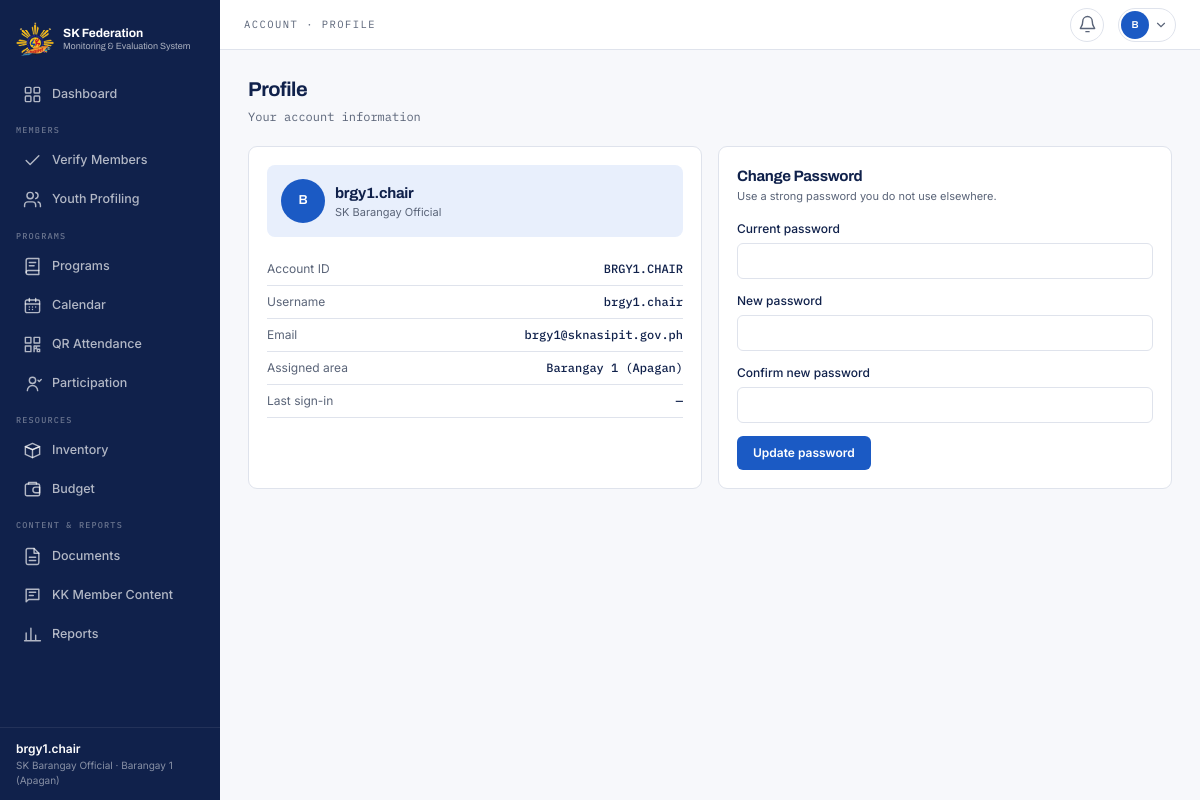
The app's page /account.php (signed in) with its own data.
### tables this page shows
CREATE TABLE users (
  user_id              INT(11)      NOT NULL AUTO_INCREMENT,
  role_id              INT(11)      NOT NULL,
  barangay_id          INT(11)      DEFAULT NULL,
  verified_by          INT(11)      DEFAULT NULL,
  username             VARCHAR(50)  NOT NULL,
  email                VARCHAR(150) NOT NULL,
  password_hash        VARCHAR(255) NOT NULL,
  verification_status  VARCHAR(20)  NOT NULL DEFAULT 'pending',
  date_verified        DATETIME     DEFAULT NULL,
  rejection_reason     VARCHAR(255) DEFAULT NULL,
  is_active            TINYINT(1)   NOT NULL DEFAULT 1,
  last_login           DATETIME     DEFAULT NULL,
  date_created         DATETIME     NOT NULL DEFAULT CURRENT_TIMESTAMP,
  PRIMARY KEY (user_id),
  UNIQUE KEY uq_users_username (username),
  UNIQUE KEY uq_users_email (email),
  KEY fk_users_role (role_id),
  KEY fk_users_barangay (barangay_id),
  KEY fk_users_verifier (verified_by),
  CONSTRAINT fk_users_role     FOREIGN KEY (role_id)     REFERENCES roles (role_id),
  CONSTRAINT fk_users_barangay FOREIGN KEY (barangay_id) REFERENCES barangays (barangay_id),
  CONSTRAINT fk_users_verifier FOREIGN KEY (verified_by) REFERENCES users (user_id),
  CONSTRAINT chk_users_status  CHECK (verification_status IN ('pending','verified','rejected'))
);

CREATE TABLE barangays (
  barangay_id    INT(11)      NOT NULL AUTO_INCREMENT,
  barangay_name  VARCHAR(100) NOT NULL,
  municipality   VARCHAR(100) NOT NULL DEFAULT 'Nasipit',
  chairman_id    INT(11)      DEFAULT NULL,    
  PRIMARY KEY (barangay_id),
  UNIQUE KEY uq_barangay (barangay_name, municipality),
  KEY fk_barangay_chairman (chairman_id),
  CONSTRAINT fk_barangay_chairman FOREIGN KEY (chairman_id) REFERENCES users (user_id) ON DELETE SET NULL
);

### config/database.php (called while the page is built, shortened)
<?php
function db(): PDO
{
    static $pdo = null;
    if ($pdo === null) {
        $dsn = 'mysql:host=' . DB_HOST . ';port=' . DB_PORT . ';dbname=' . DB_NAME . ';charset=utf8mb4';
        try {
            $pdo = new PDO($dsn, DB_USER, DB_PASS, [
                PDO::ATTR_ERRMODE            => PDO::ERRMODE_EXCEPTION,
                PDO::ATTR_DEFAULT_FETCH_MODE => PDO::FETCH_ASSOC,
                PDO::ATTR_EMULATE_PREPARES   => false,
            ]);
            $pdo->exec("SET time_zone = '+08:00'");
        } catch (PDOException $e) {
            http_response_code(500);
            error_log('Database connection failed: ' . $e->getMessage());
            exit('The database is not available. Check that MySQL is running in XAMPP and that database/schema.sql has been imported.');
        }
    }
    return $pdo;
}
function q(string $sql, array $params = []): PDOStatement
{
    $stmt = db()->prepare($sql);
    $stmt->execute($params);
    return $stmt;
}
function q_all(string $sql, array $params = []): array
{
    return q($sql, $params)->fetchAll();
}
function q_one(string $sql, array $params = []): ?array
{
    $row = q($sql, $params)->fetch();
    return $row === false ? null : $row;
}

### includes/auth.php (called while the page is built, shortened)
<?php
require_once __DIR__ . '/helpers.php';
function current_user(bool $refresh = false): ?array
{
    static $user = false;
    if ($user !== false && !$refresh) {
        return $user;
    }
    $user = null;
    if (!empty($_SESSION['user_id'])) {
        $row = q_one(
            'SELECT u.*, b.barangay_name, p.profile_id, p.full_name, p.date_encoded
               FROM users u
               LEFT JOIN barangays b ON b.barangay_id = u.barangay_id
               LEFT JOIN youth_profiles p ON p.user_id = u.user_id
              WHERE u.user_id = ?',
            [$_SESSION['user_id']]
        );
        if ($row && (int) $row['is_active'] === 1 && $row['verification_status'] === 'verified'
            && ((int) $row['role_id'] === ROLE_ADMIN || setting('maintenance_mode') !== '1')) {
            $user = $row;
        } else {
            $_SESSION = [];
        }
    }
    return $user;
}
function role(): int
{
    return (int) (current_user()['role_id'] ?? 0);
}
function display_name(?array $u = null): string
{
    $u = $u ?? current_user();
    return $u['full_name'] ?: $u['username'];
}
function home_url(int $role): string
{
    return [
        ROLE_ADMIN => 'admin/index.php',
        ROLE_FEDERATION => 'federation/index.php',
        ROLE_BARANGAY => 'barangay/index.php',
        ROLE_MEMBER => 'member/index.php',
    ][$role] ?? 'index.php';
}
function require_login(): array
{
    $user = current_user();
    return $user;
}

### includes/helpers.php (called while the page is built, shortened)
<?php
require_once __DIR__ . '/../config/database.php';
function e($value): string
{
    return htmlspecialchars((string) ($value ?? ''), ENT_QUOTES | ENT_SUBSTITUTE, 'UTF-8');
}
function url(string $path = ''): string
{
    return BASE_URL . '/' . ltrim($path, '/');
}
function asset(string $path): string
{
    $file = APP_ROOT . '/assets/' . $path;
    $v = is_file($file) ? filemtime($file) : 0;
    return url('assets/' . $path) . '?v=' . $v;
}
function fmt_datetime(?string $d): string
{
    return $d ? date('M j, Y g:i A', strtotime($d)) : '—';
}
function initials(string $name): string
{
    $parts = preg_split('/\s+/', trim($name)) ?: [];
    $first = $parts[0] ?? '';
    $last = count($parts) > 1 ? end($parts) : '';
    return strtoupper(mb_substr($first, 0, 1) . mb_substr($last, 0, 1)) ?: '?';
}
function setting(string $key, string $default = ''): string
{
    static $cache = null;
    if ($cache === null) {
        $cache = [];
        foreach (q_all('SELECT setting_key, setting_value FROM settings') as $r) {
            $cache[$r['setting_key']] = $r['setting_value'];
        }
    }
    return $cache[$key] ?? $default;
}

### account.php (the view, shortened to what this page needs)
<?php
$user = require_login();
$profile = role() === ROLE_MEMBER ? q_one('SELECT * FROM youth_profiles WHERE user_id = ?', [uid()]) : null;
$nav = 'account';
require __DIR__ . '/includes/header.php';
?>
<div class="page-head">
  <div>
    <h1 class="page-title">Profile</h1>
    <div class="page-sub">Your account information</div>
  </div>
</div>
<div class="grid grid-2">
  <div class="card card-pad">
    <div class="row mb" style="background:var(--surface-accent);padding:14px;border-radius:8px">
      <span class="avatar"><?= e(initials(display_name())) ?></span>
      <div>
        <div class="section-title"><?= e(display_name()) ?></div>
        <div class="muted small"><?= e(ROLE_LABELS[role()]) ?></div>
      </div>
    </div>
    <div class="kv"><span>Account ID</span><span><?= e($profile ? kk_id((int) $profile['profile_id'], $profile['date_encoded']) : strtoupper($user['username'])) ?></span></div>
    <div class="kv"><span>Username</span><span><?= e($user['username']) ?></span></div>
    <div class="kv"><span>Email</span><span><?= e($user['email']) ?></span></div>
    <div class="kv"><span>Assigned area</span><span><?= e($user['barangay_name'] ?: 'Nasipit, Agusan del Norte') ?></span></div>
    <div class="kv"><span>Last sign-in</span><span><?= e(fmt_datetime($user['last_login'])) ?></span></div>
  </div>
  <div class="stack">
    <form class="card card-pad" method="post" id="password">
      <div class="section-title">Change Password</div>
      <p class="muted small mb">Use a strong password you do not use elsewhere.</p>
      <div class="field"><label>Current password</label><input class="input" type="password" name="current" autocomplete="current-password" required></div>
      <div class="field"><label>New password</label><input class="input" type="password" name="new" autocomplete="new-password" minlength="8" required></div>
      <div class="field"><label>Confirm new password</label><input class="input" type="password" name="confirm" autocomplete="new-password" required></div>
      <button class="btn btn-primary" type="submit">Update password</button>
    </form>
  </div>
</div>
<?php require __DIR__ . '/includes/footer.php';

### includes/sidebar.php (shortened to what this page needs)
<?php
function nav_icon(string $name): string
{
    static $paths = [
        'dashboard' => '<rect x="3" y="3" width="7" height="7" rx="1"/><rect x="14" y="3" width="7" height="7" rx="1"/><rect x="3" y="14" width="7" height="7" rx="1"/><rect x="14" y="14" width="7" height="7" rx="1"/>',
        'people' => '<path d="M16 21v-2a4 4 0 0 0-4-4H6a4 4 0 0 0-4 4v2"/><circle cx="9" cy="7" r="4"/><path d="M22 21v-2a4 4 0 0 0-3-3.87M16 3.13a4 4 0 0 1 0 7.75"/>',
        'programs' => '<path d="M4 19.5A2.5 2.5 0 0 1 6.5 17H20"/><path d="M6.5 2H20v20H6.5A2.5 2.5 0 0 1 4 19.5v-15A2.5 2.5 0 0 1 6.5 2Z"/><path d="M8 7h8M8 11h6"/>',
        'calendar' => '<rect x="3" y="5" width="18" height="16" rx="2"/><path d="M16 3v4M8 3v4M3 10h18"/><path d="M8 14h.01M12 14h.01M16 14h.01M8 17h.01M12 17h.01"/>',
        'participation' => '<circle cx="12" cy="8" r="4"/><path d="M5.5 21a6.5 6.5 0 0 1 13 0M19 8l1.5 1.5L23 7"/>',
        'documents' => '<path d="M14 2H6a2 2 0 0 0-2 2v16a2 2 0 0 0 2 2h12a2 2 0 0 0 2-2V8Z"/><path d="M14 2v6h6M8 13h8M8 17h8"/>',
        'content' => '<path d="M4 4h16v13H7l-3 3Z"/><path d="M8 8h8M8 12h5"/>',
        'reports' => '<path d="M4 20V10M10 20V4M16 20v-7M22 20H2"/>',
        'qr' => '<rect x="3" y="3" width="7" height="7"/><rect x="14" y="3" width="7" height="7"/><rect x="3" y="14" width="7" height="7"/><path d="M14 14h3v3h-3zM18 18h3v3h-3zM18 14h3M14 18v3"/>',
        'inventory' => '<path d="m3 7 9-4 9 4-9 4Z"/><path d="m3 7 9 4 9-4v10l-9 4-9-4Z"/><path d="M12 11v10"/>',
        'budget' => '<rect x="3" y="5" width="18" height="15" rx="2"/><path d="M16 9h5v7h-5a3.5 3.5 0 0 1 0-7ZM7 5V3h10v2"/>',
        'verify' => '<path d="M20 6 9 17l-5-5"/>',
        'certificate' => '<circle cx="12" cy="8" r="5"/><path d="m8.5 12-1 9 4.5-2 4.5 2-1-9"/>',
        'settings' => '<circle cx="12" cy="12" r="3"/><path d="M12 2v3M12 19v3M4.2 4.2l2.1 2.1M17.7 17.7l2.1 2.1M2 12h3M19 12h3M4.2 19.8l2.1-2.1M17.7 6.3l2.1-2.1"/>',
        'logs' => '<path d="M3 12a9 9 0 1 0 3-6.7L3 8"/><path d="M3 3v5h5M12 7v5l3 2"/>',
        'announcements' => '<path d="m3 11 18-5v12L3 14Z"/><path d="m11.6 16.4.9 4.6H8l-1.4-6"/>',
        'feedback' => '<path d="M21 15a4 4 0 0 1-4 4H8l-5 3V7a4 4 0 0 1 4-4h10a4 4 0 0 1 4 4Z"/><path d="M8 9h8M8 13h5"/>',
        'scan' => '<path d="M3 7V4a1 1 0 0 1 1-1h3M17 3h3a1 1 0 0 1 1 1v3M21 17v3a1 1 0 0 1-1 1h-3M7 21H4a1 1 0 0 1-1-1v-3M7 12h10"/>',
        'bell' => '<path d="M18 8a6 6 0 0 0-12 0c0 7-3 7-3 9h18c0-2-3-2-3-9M10 21h4"/>',
    ];
    return '<svg width="19" height="19" viewBox="0 0 24 24" fill="none" stroke="currentColor" stroke-width="1.8" stroke-linecap="round" stroke-linejoin="round" aria-hidden="true">' . ($paths[$name] ?? '') . '</svg>';
}
function nav_groups(int $role): array
{
    switch ($role) {
        case ROLE_BARANGAY:
            return [
                ['', [['dashboard', 'Dashboard', 'barangay/index.php', 'dashboard']]],
                ['Members', [['verify', 'Verify Members', 'barangay/verify.php', 'verify'],
                             ['youth', 'Youth Profiling', 'barangay/youth.php', 'people']]],
                ['Programs', [['programs', 'Programs', 'barangay/programs.php', 'programs'],
                              ['calendar', 'Calendar', 'barangay/calendar.php', 'calendar'],
                              ['qr', 'QR Attendance', 'barangay/qr.php', 'qr'],
                              ['participation', 'Participation', 'barangay/participation.php', 'participation']]],
                ['Resources', [['inventory', 'Inventory', 'barangay/inventory.php', 'inventory'],
                               ['budget', 'Budget', 'barangay/budget.php', 'budget']]],
                ['Content & Reports', [['documents', 'Documents', 'barangay/documents.php', 'documents'],
                                       ['content', 'KK Member Content', 'barangay/content.php', 'content'],
                                       ['reports', 'Reports', 'barangay/reports.php', 'reports']]],
            ];
    }
    return [];
}
$__groups = nav_groups(role());
?>
<nav class="nav-rail" id="nav-rail" aria-label="Main navigation">
  <a class="nav-brand" href="<?= e(url(home_url(role()))) ?>">
    <img src="<?= e(asset('img/sk-federation-logo.png')) ?>" alt="SK Federation Nasipit logo" width="38" height="38">
    <span>
      <strong>SK Federation</strong>
      <small>Monitoring &amp; Evaluation System</small>
    </span>
  </a>
  <div class="nav-groups">
    <?php foreach ($__groups as [$__label, $__items]): ?>
      <div class="nav-group">
        <?php if ($__label !== ''): ?><div class="nav-group-label"><?= e($__label) ?></div><?php endif; ?>
        <?php foreach ($__items as [$__id, $__text, $__href, $__icon]): ?>
          <a class="nav-item<?= ($nav ?? '') === $__id ? ' active' : '' ?>" href="<?= e(url($__href)) ?>"<?= ($nav ?? '') === $__id ? ' aria-current="page"' : '' ?>>
            <span class="nav-icon"><?= nav_icon($__icon) ?></span><span><?= e($__text) ?></span>
          </a>
        <?php endforeach; ?>
      </div>
    <?php endforeach; ?>
  </div>
  <div class="nav-foot">
    <div class="nav-foot-name"><?= e(display_name()) ?></div>
    <div class="nav-foot-role"><?= e(ROLE_LABELS[role()] ?? '') ?><?= current_user()['barangay_name'] ? ' · ' . e(current_user()['barangay_name']) : '' ?></div>
  </div>
</nav>

### records on screen
users: username "brgy1.chair", role "SK Barangay Official", barangay.barangay_name "Barangay 1 (Apagan)", username "BRGY1.CHAIR", email "brgy1@sknasipit.gov.ph", last_login "—"

### other values on screen
$__text "Dashboard"
$__label "MEMBERS"
$__text "Verify Members"
$__text "Youth Profiling"
$__label "PROGRAMS"
$__text "Programs"
$__text "Calendar"
$__text "QR Attendance"
$__text "Participation"
$__label "RESOURCES"
$__text "Inventory"
$__text "Budget"
$__label "CONTENT & REPORTS"
$__text "Documents"
$__text "KK Member Content"
